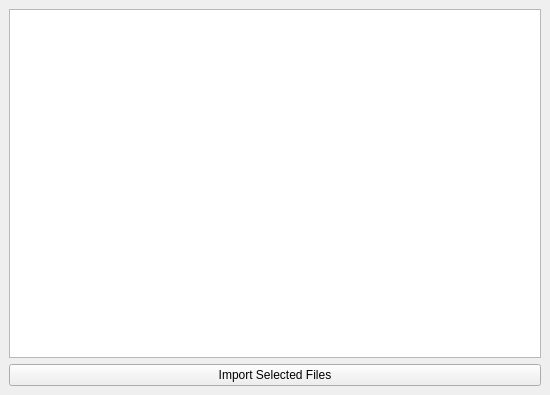
<?xml version="1.0" encoding="UTF-8"?>
<ui version="4.0">
 <class>ImportDirectoryWindow</class>
 <widget class="QMainWindow" name="ImportDirectoryWindow">
  <property name="geometry">
   <rect>
    <x>0</x>
    <y>0</y>
    <width>550</width>
    <height>395</height>
   </rect>
  </property>
  <property name="windowTitle">
   <string>Import Files from Directory</string>
  </property>
  <widget class="QWidget" name="centralwidget">
   <layout class="QVBoxLayout" name="verticalLayout">
    <item>
     <widget class="QListWidget" name="listWidget">
      <property name="selectionMode">
       <enum>QAbstractItemView::MultiSelection</enum>
      </property>
     </widget>
    </item>
    <item>
     <layout class="QHBoxLayout" name="horizontalLayout">
      <item>
       <widget class="QPushButton" name="importSelectedFilesButton">
        <property name="text">
         <string>Import Selected Files</string>
        </property>
       </widget>
      </item>
     </layout>
    </item>
   </layout>
  </widget>
 </widget>
 <resources/>
 <connections/>
</ui>
